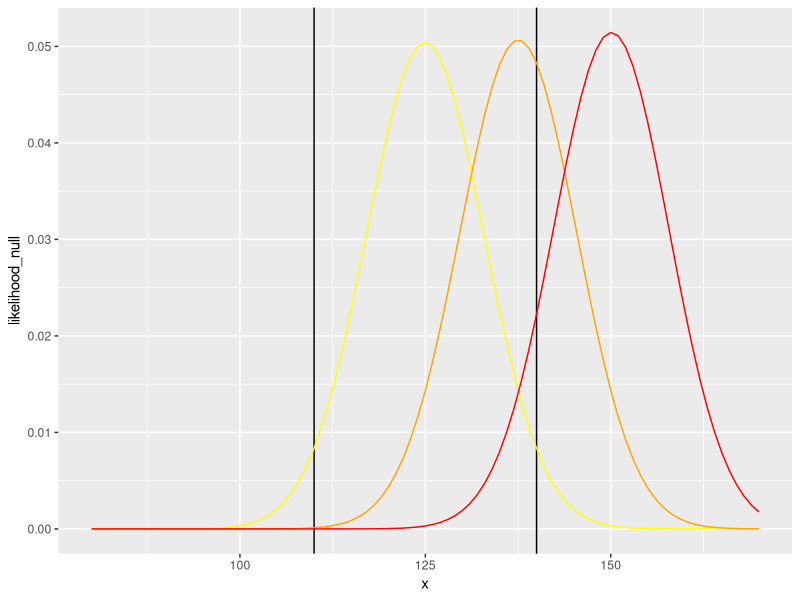
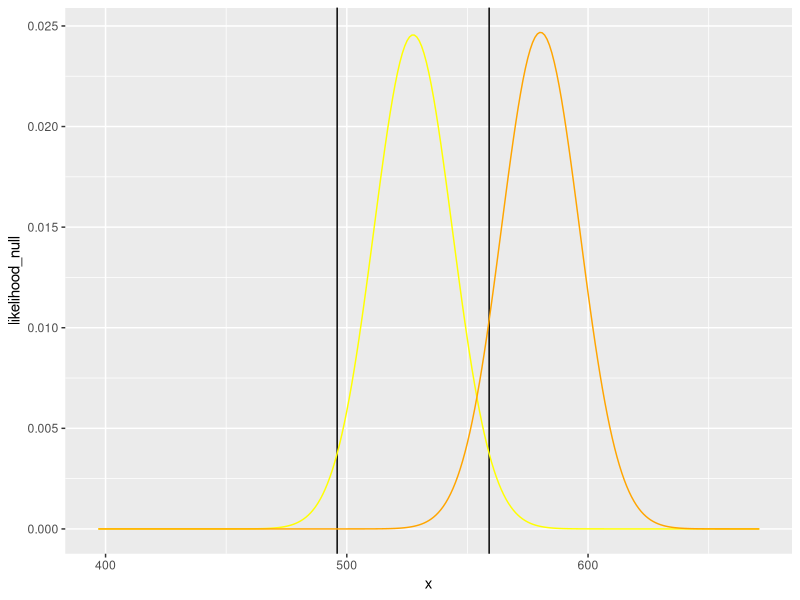
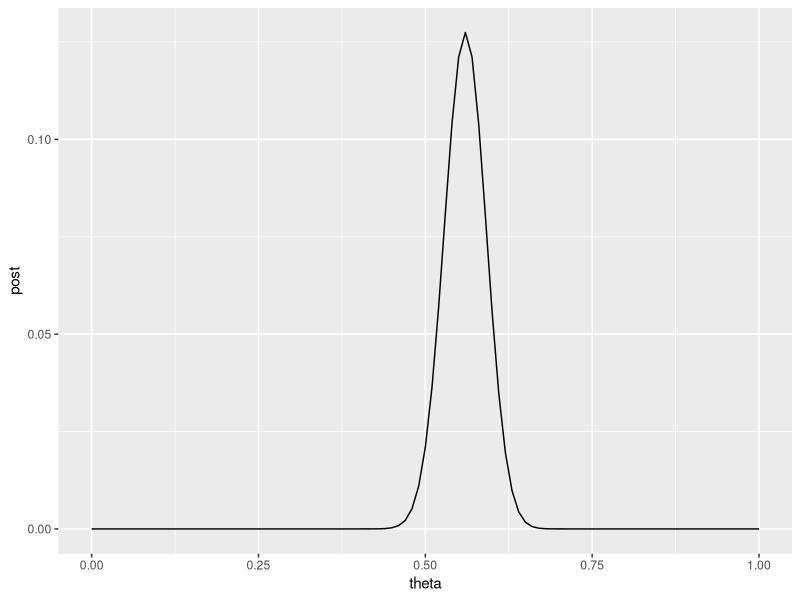

Generate these figures, in order, with R:
library(tidyverse)

# A coin is spun 250 times.
# The data is 140 heads.

#null hypothesis
theta <- 0.5


likelihood_H0 <- pbinom(q=139, size=250, prob=theta, lower.tail=FALSE)
# a) likelihood_H0 * 2 is 6.6%; the probability of at least as extreme is 6%. 
# b) if alpha=0.1, can reject H_0. alpha=0.05 cannot reject H_0.

# c) How many heads to reject at alpha=0.01? >145 heads! 
num_heads_0.01 <- qbinom(0.01/2, size=250, prob=theta, lower.tail=FALSE)

# d) alpha = 0.05. What is the probability of getting a result extreme enough to reject the null hypothesis at a significance of 0.05, given theta=0.55? 0.60?
left <- qbinom(0.05/2, size=250, prob=theta, lower.tail=TRUE)
right <- qbinom(0.05/2, size=250, prob=theta, lower.tail=FALSE)

power_0.55 <- pbinom(q=left, size=250, prob=0.55, lower.tail=TRUE) + pbinom(q=right, size=250, prob=0.55, lower.tail=FALSE)
power_0.60 <- pbinom(q=left, size=250, prob=0.60, lower.tail=TRUE) + pbinom(q=right, size=250, prob=0.60, lower.tail=FALSE)

df <- tibble(
  x = seq(from=80, to=170),
  likelihood_null = dbinom(x, size=250, prob=0.5),
  likelihood_0.55 = dbinom(x, size=250, prob=0.55),
  likelihood_0.60 = dbinom(x, size=250, prob=0.60)
)

df %>% ggplot() + 
  geom_vline(xintercept=c(left,right)) +
  geom_line(aes(x=x, y=likelihood_null), colour = "yellow") +
  geom_line(aes(x=x, y=likelihood_0.55), colour = "orange") +
  geom_line(aes(x=x, y=likelihood_0.60), colour = "red") 

# e) alpha = 0.05. How many spins to get a power of 0.9 given H_A=0.9?
for (spins in 250:1200){
  left <- qbinom(0.05/2, size=spins, prob=theta, lower.tail=TRUE)
  right <- qbinom(0.05/2, size=spins, prob=theta, lower.tail=FALSE)
  power_0.55 <- pbinom(q=left, size=spins, prob=0.55, lower.tail=TRUE) + pbinom(q=right, size=spins, prob=0.55, lower.tail=FALSE)
  if (power_0.55>0.9) {
    spins <- spins
    break}
}
df <- tibble(
  x = seq(from=round(left*0.8), to=round(right*1.2)),
  likelihood_null = dbinom(x, size=spins, prob=0.5),
  likelihood_0.55 = dbinom(x, size=spins, prob=0.55)
)
df %>% ggplot() + 
  geom_vline(xintercept=c(left,right)) +
  geom_line(aes(x=x, y=likelihood_null), colour = "yellow") +
  geom_line(aes(x=x, y=likelihood_0.55), colour = "orange")

# f) H_A=0.55. Suppose these are the only two hypotheses with flat priors. What is the posterior probability of H_A?
P_HA <- 0.5
P_H0 <- 0.5
P_data_HA <- dbinom(140,250,0.55)
P_data_H0 <- dbinom(140,250,0.50)
P_HA_given_data <- P_data_HA*P_HA / (P_data_HA*P_HA + P_data_H0*P_H0)
# This is so much more intuitive... What possibility would I personally put on the coin being biased towards heads?
dtheta <- 0.01
df <- tibble(
  theta = seq(from=0, to=1, by=dtheta),
  prior = 1,
  likelihood = dbinom(x=140, size=250, prob=theta),
  num = prior*likelihood,
  post = num / sum(num)
)
df %>% ggplot(aes(theta, post)) + geom_line()
df %>% filter(theta>0.5) %>% .$post %>% sum()
